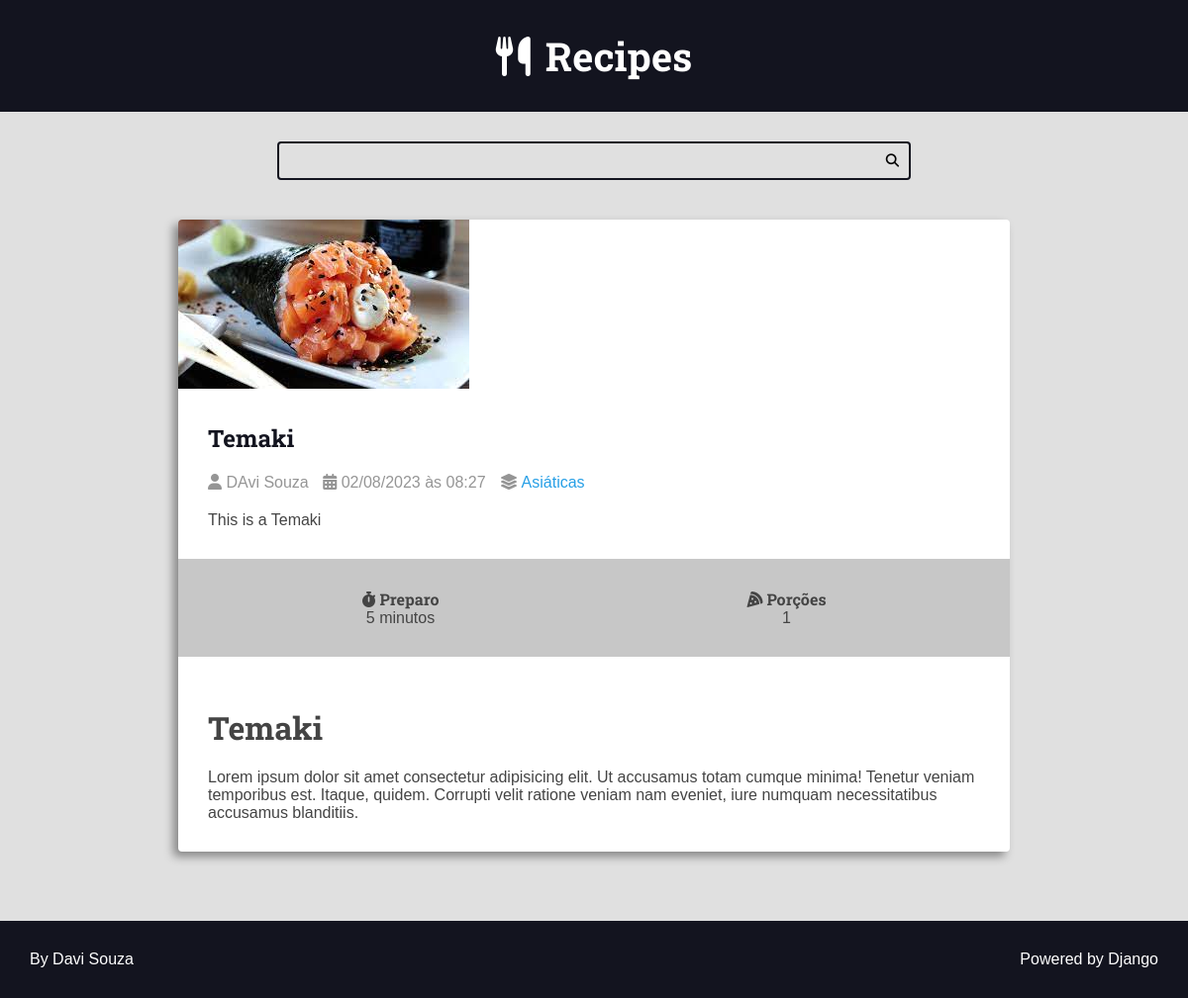
Screenshot of /recipes/Temaki/ with the database file from the repository.
### recipes/models.py (models this page shows, shortened)
class Recipe(models.Model):
    title = models.CharField(max_length=65)
    description = models.CharField(max_length=165)
    slug = models.SlugField(blank=True, unique=True)
    preparation_time = models.IntegerField()
    preparation_time_unit = models.CharField(max_length=65)
    servings = models.IntegerField()
    servings_unit = models.CharField(max_length=65)
    preparation_steps = models.TextField()
    preparation_steps_is_html = models.BooleanField(default=False)
    created_at = models.DateTimeField(auto_now_add=True)
    updated_at = models.DateTimeField(auto_now=True)
    is_published = models.BooleanField(default=False)
    cover = models.ImageField(
        upload_to='recipes/covers/%Y/%m/%d/', blank=True, null=True)
    category = models.ForeignKey(
        Category, on_delete=models.SET_NULL, null=True, blank=True,
        default=None)
    author = models.ForeignKey(
        User, on_delete=models.SET_NULL, null=True)

class Category(models.Model):
    name = models.CharField(max_length=65)

### recipes/views.py (the view)
# urls.py: path('recipes/<slug>/', views.recipe, name="recipe"),
def recipe(request, slug):
    context = {}
    if Recipe.objects.filter(slug=slug).exists():
        recipe = Recipe.objects.get(slug=slug)
        context = {
            'recipe': recipe,
            'title': f'{recipe.title} | ',
            'is_detail_page': True,
        }
        return render(request, 'recipes/pages/recipe.html', context)
    else:
        response = render(request, 'recipes/pages/404_error.html',
                          context={"title": "Recipe not found | ",
                                   'is_detail_page': True, })
        response.status_code = 404
        return response

### recipes/templates/recipes/pages/recipe.html (shortened to what this page needs)
{% extends 'global/base.html' %}
{% block content %}
    <div class="main-content main-content-detail container">
        {% include '../partials/recipe-cards.html' %}
    </div>
{% endblock content %}

### recipes/templates/recipes/partials/recipe-cards.html (shortened to what this page needs)
<div class="recipe recipe-list-item">
    <div class="recipe-cover">
        {% if recipe.cover %}
            <a href="{% url 'recipes:recipe' recipe.slug %}">
                <img src="{{recipe.cover.url}}" alt="Temp">
            </a>
        {% endif %}
    </div>
    <div class="recipe-title-container">
        <h2 class="recipe-title">
            <a href="{% url 'recipes:recipe' recipe.slug %}">
                {{recipe.title}}
            </a>
        </h2>
    </div>
    <div class="recipe-author">
        <span class="recipe-author-item">
            <i class="fas fa-user"></i>
                {% if recipe.author is not None %}
                    {% if recipe.author.first_name %}
                        {{recipe.author.first_name}} {{recipe.author.last_name}}
                    {% else %}
                        {{recipe.author.username}}
                    {% endif %}
                {% else %}
                    <em>Desconhecido</em>
                {% endif %}
        </span>
        <span class="recipe-author-item">
            <i class="fas fa-calendar-alt"></i>
            {{recipe.created_at|date:"d/m/Y"}} às {{recipe.created_at|date:"H:i"}}
        </span>
        {% if recipe.category is not None %}
            <span class="recipe-author-item">
                <i class="fas fa-layer-group"></i>
                <span> <a href="{% url 'recipes:category' recipe.category.id %}"> {{recipe.category.name}} </a> </span>
            </span>
        {% endif %}
    </div>
    <div class="recipe-content">
        <p> {{recipe.description}} </p>
    </div>
    <div class="recipe-meta-container">
        <div class="recipe-meta recipe-preparation">
            <h3 class="recipe-meta-title"><i class="fas fa-stopwatch"></i> Preparo</h3>
            <div class="recipe-meta-text">
                {{recipe.preparation_time}} {{recipe.preparation_time_unit}}
            </div>
        </div>
        <div class="recipe-meta recipe-servings">
            <h3 class="recipe-meta-title"><i class="fas fa-pizza-slice"></i> Porções</h3>
            <div class="recipe-meta-text">
                {{recipe.servings}} {{recipe.preparation_servings_unit}}
            </div>
        </div>
    </div>
    {% if is_detail_page %}
        <div class="preparation-steps">
            {% if recipe.preparation_steps_is_html %}
                {{recipe.preparation_steps|safe}}
            {% else %}
                {{recipe.preparation_steps}}
            {% endif %}
        </div>
    {% endif %}
</div>

### recipes/static/recipes/css/styles.css (style rules this page uses)
:root { --color-primary: #269fe6; --color-primary-hover: #2086c2; --color-primary-dark: #13141f; --color-primary-dark-hover: #212336; --color-primary-light: #d4ecfa; --color-primary-light-hover: #bdd8e7; --color-white: #fff; --color-black: #000; --color-dark-text: #444; --color-info-light: #cce5ff; --color-debug-light: #cce5ff; --color-success-light: #d4edda; --color-alert-light: #fff3cd; --color-warning-light: #fff3cd; --color-error-light: #f8d7da; --color-info-dark: #4d86c4; --color-debug-dark: #4d86c4; --color-success-dark: #4a9c5d; --color-alert-dark: #927f40; --color-warning-dark: #927f40; --color-error-dark: #da525d; --color-gray-0: #f9f9f9; --color-gray-1: #e0e0e0; --color-gray-2: #c7c7c7; --color-gray-3: #aeaeae; --color-gray-4: #959595; --color-gray-5: #7d7d7d; --color-gray-6: #646464; --color-gray-7: #4b4b4b; --color-gray-8: #323232; --color-gray-9: #191919; --font-primary: sans-serif; --font-headings: 'Roboto Slab', serif; --spacing-gutter-medium: 3rem; --spacing-gutter-large: 4rem; }
* { padding: 0; margin: 0; box-sizing: border-box; }
html { font-size: 62.5%; }
body { background: var(--color-gray-1); font-size: 1.6rem; font-family: var(--font-primary); color: var(--color-dark-text); }
h1, h2, h3, h4, h5, h6 { font-family: var(--font-headings); }
.container { max-width: 144rem; margin: 0 auto; padding: var(--spacing-gutter-medium); }
.main-content { padding-top: 0; }
.recipe { background: var(--color-white); box-shadow: -5px 5px 10px rgba(0, 0, 0, .4); transform: scale(1); transition: all 250ms ease-in-out; border-radius: 4px; overflow: hidden; }
.recipe img { max-width: 100%; }
.recipe-list-item { max-width: 64rem; height: fit-content; }
.recipe-title-container { padding: var(--spacing-gutter-medium); padding-bottom: 2rem; }
.recipe-title-container a { text-decoration: none; color: var(--color-primary-dark) }
.recipe-author { padding: 0 var(--spacing-gutter-medium); }
.recipe-author a { color: var(--color-primary); transition: all 300ms ease-in-out; text-decoration: none; }
.recipe-author-item { color: var(--color-gray-4); margin-right: 1rem; }
.recipe-content { padding: var(--spacing-gutter-medium); padding-top: 2rem; }
.recipe-meta-container { display: flex; flex-flow: row wrap; padding: var(--spacing-gutter-medium); background: var(--color-gray-2); }
.recipe-meta { display: flex; flex-flow: column nowrap; flex-shrink: 1; flex-grow: 1; text-align: center; }
.recipe-meta-title { font-size: 1.6rem; }
.main-content-detail .recipe-list-item { max-width: 84rem; margin: 0 auto; }
.preparation-steps { padding: var(--spacing-gutter-medium); }
.preparation-steps h1, .preparation-steps h2, .preparation-steps h3, .preparation-steps h4, .preparation-steps h5, .preparation-steps h6, .preparation-steps ol, .preparation-steps ul, .preparation-steps pre { margin: 2rem 0; }

### rows the page displays
Recipe: cover (picture), title "Temaki", author.first_name "DAvi", author.last_name "Souza", created_at "02/08/2023", created_at "08:27", category.name "Asiáticas", description "This is a Temaki", preparation_time "5", preparation_time_unit "minutos", servings "1", preparation_steps "Temaki Lorem ipsum dolor sit amet consectetur adipisicing elit. Ut accusamus totam cumque minima! Tenetur veniam temporibus est. Itaque, quidem. Corrupti velit ratione veniam nam eveniet, iure numquam necessitatibus accusamus blanditiis."
